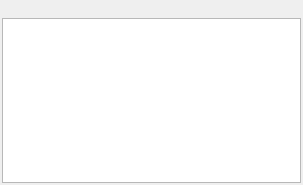
<ui version="4.0" >
 <class>SslTrustPrompt</class>
 <widget class="QWidget" name="SslTrustPrompt" >
  <property name="geometry" >
   <rect>
    <x>0</x>
    <y>0</y>
    <width>303</width>
    <height>185</height>
   </rect>
  </property>
  <layout class="QVBoxLayout" >
   <item>
    <widget class="QLabel" name="m_MainLabel" >
     <property name="text" >
      <string/>
     </property>
     <property name="wordWrap" >
      <bool>false</bool>
     </property>
    </widget>
   </item>
   <item>
    <widget class="KTextBrowser" name="m_ContentText" />
   </item>
  </layout>
 </widget>
 <layoutdefault spacing="2" margin="2" />
 <customwidgets>
  <customwidget>
   <class>KTextBrowser</class>
   <extends>QTextBrowser</extends>
   <header>ktextbrowser.h</header>
  </customwidget>
 </customwidgets>
 <includes>
  <include location="local" >ktextbrowser.h</include>
 </includes>
 <resources/>
 <connections/>
</ui>
